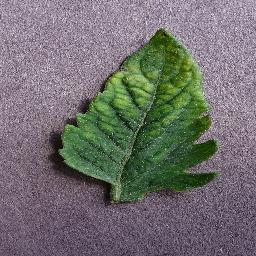
#> input picture A/1100.JPG, 256 x 256 px; its folder holds 4 pictures in this run
$ python maingrid.py   (older library calls are emulated)
#> lines starting #> are read from the running program, lines starting #| are printed output that depends on the picture; after the words box and inside, x2 and y2 are one past the last pixel; in counts of white or black regions, pixels touching at a corner belong together
import cv2
import glob
import pandas as pd
import numpy as np
import time
import os
import shutil
from sklearn.model_selection import train_test_split, GridSearchCV
from sklearn.metrics import accuracy_score, classification_report, confusion_matrix
from sklearn.svm import SVC
from sklearn.preprocessing import StandardScaler, MinMaxScaler

# Configuración
GUARDAR_DEBUG = False # Ponlo en False para que corra rápido
CARPETA_DEBUG = "debug_recortes"

def limpiar_carpeta_debug():
    if os.path.exists(CARPETA_DEBUG):
        shutil.rmtree(CARPETA_DEBUG)
    os.makedirs(CARPETA_DEBUG)

def segmentar_hoja_lab(img_bgr):
    # Segmentación basada en el canal A de LAB (Verde vs Rojo/Magenta)
    lab = cv2.cvtColor(img_bgr, cv2.COLOR_BGR2LAB)
    l, a, b = cv2.split(lab)
    _, mask = cv2.threshold(a, 0, 255, cv2.THRESH_BINARY_INV + cv2.THRESH_OTSU)
    kernel = np.ones((3,3), np.uint8) # Kernel más pequeño para no perder detalles
    mask = cv2.morphologyEx(mask, cv2.MORPH_OPEN, kernel, iterations=1)
    mask = cv2.morphologyEx(mask, cv2.MORPH_CLOSE, kernel, iterations=2)
    return mask, l, a, b # Devolvemos los canales separados

def obtener_momentos_hu(mask):
    momentos = cv2.moments(mask)
    hu = cv2.HuMoments(momentos).flatten()
    processed_hu = []
    for val in hu:
        if val != 0:
            processed_hu.append(-1 * np.sign(val) * np.log10(abs(val)))
        else:
            processed_hu.append(0)
    return processed_hu

def obtener_datos_geometricos(mask):
    # Encuentra el contorno más grande (la hoja)
    contours, _ = cv2.findContours(mask, cv2.RETR_EXTERNAL, cv2.CHAIN_APPROX_SIMPLE)
    if not contours:
        return 0, 0, 0, 0

    cnt = max(contours, key=cv2.contourArea)
    area = cv2.contourArea(cnt)
    perimetro = cv2.arcLength(cnt, True)

    # 1. Compacidad (Compactness): Relación área/perímetro^2 (Círculo es más compacto)
    if perimetro == 0: return 0, 0, 0, 0
    compacidad = (4 * np.pi * area) / (perimetro ** 2)

    # 2. Rectangularidad y Aspect Ratio
    x, y, w, h = cv2.boundingRect(cnt)
    aspect_ratio = float(w) / h
    rect_area = w * h
    extent = float(area) / rect_area # Qué tanto llena su caja rectangular

    # 3. Solidez (Solidity): Área / Área del contorno convexo (sin huecos)
    hull = cv2.convexHull(cnt)
    hull_area = cv2.contourArea(hull)
    solidity = float(area) / hull_area if hull_area > 0 else 0

    return compacidad, aspect_ratio, extent, solidity

def procesamiento(ruta_origen, clase):
    resultados = []
    archivos = glob.glob(ruta_origen)

    if not archivos:
        print(f"No se encontraron imágenes en: {ruta_origen}")
        return

    print(f"Procesando {len(archivos)} imágenes de la clase {clase}...")

    for i, ruta in enumerate(archivos):
        try:
            img_color = cv2.imread(ruta)
            if img_color is None: continue

            # Segmentar y obtener canales individuales
            mask, l_channel, a_channel, b_channel = segmentar_hoja_lab(img_color)

            pixels = cv2.countNonZero(mask)
            if pixels < 500: continue # Basura / Máscara vacía

            # --- DEBUG ---
            if GUARDAR_DEBUG and i < 3:
                cv2.imwrite(f"{CARPETA_DEBUG}/{clase}_{os.path.basename(ruta)}_mask.jpg", mask)

            # 1. CARACTERÍSTICAS DE COLOR (Crucial: Canal A y B por separado)
            # Usamos la máscara para no contar el fondo negro
            mean_l, std_l = cv2.meanStdDev(l_channel, mask=mask)
            mean_a, std_a = cv2.meanStdDev(a_channel, mask=mask) # Verde-Rojo
            mean_b, std_b = cv2.meanStdDev(b_channel, mask=mask) # Azul-Amarillo

            # 2. CARACTERÍSTICAS DE TEXTURA SIMPLE
            # Varianza del canal L (Luminosidad) indica rugosidad
            textura = cv2.Laplacian(l_channel, cv2.CV_64F).var()

            # 3. CARACTERÍSTICAS GEOMÉTRICAS (Físicas)
            compacidad, aspect_ratio, extent, solidity = obtener_datos_geometricos(mask)

            # 4. MOMENTOS DE HU (Forma abstracta)
            hu = obtener_momentos_hu(mask)

            # Armar vector de características (Más robusto)
            # Flatten() es necesario porque meanStdDev devuelve matrices numpy
            features = [
                mean_l.flatten()[0], std_l.flatten()[0],
                mean_a.flatten()[0], std_a.flatten()[0],
                mean_b.flatten()[0], std_b.flatten()[0],
                textura,
                compacidad, aspect_ratio, extent, solidity
            ] + hu + [clase]

            resultados.append(features)

        except Exception as e:
            print(f"Error procesando {ruta}: {e}")

    if resultados:
        df = pd.DataFrame(resultados)
        df.to_csv("dataset.CSV", mode='a', index=False, header=False)

def entrenar_svm(ruta_dataset):
    print("\n--- Iniciando Entrenamiento Avanzado ---")
    if not os.path.exists(ruta_dataset): return

    data = pd.read_csv(ruta_dataset, header=None)
    data = data.dropna()

    X = data.iloc[:, :-1].values
    y = data.iloc[:, -1].values

    print(f"Dimensiones del dataset: {X.shape}") # Deberías ver más columnas ahora

    X_train, X_test, y_train, y_test = train_test_split(X, y, test_size=0.2, random_state=42, stratify=y)

    # MinMaxScaler a veces va mejor para características geométricas que StandardScaler
    # Pero StandardScaler es estándar para SVM. Probemos Standard.
    scaler = StandardScaler()
    X_train = scaler.fit_transform(X_train)
    X_test = scaler.transform(X_test)

    # Grid Search agresivo
    param_grid = {
        'C': [1, 10, 100, 1000], # Probamos valores más altos de regularización
        'gamma': ['scale', 0.1, 0.01, 0.001],
        'kernel': ['rbf'] # RBF es el rey casi siempre en estos datos
    }

    grid = GridSearchCV(SVC(class_weight='balanced'), param_grid, refit=True, verbose=1, cv=5, n_jobs=-1)
    grid.fit(X_train, y_train)

    print(f"\nMejores parámetros: {grid.best_params_}")
    print(f"Accuracy en Validación: {grid.best_score_:.4f}")

    best_model = grid.best_estimator_
    y_pred = best_model.predict(X_test)

    print("\n--- Reporte Final ---")
    print(classification_report(y_test, y_pred))
    print("Matriz de Confusión:")
    print(confusion_matrix(y_test, y_pred))
    print(f"Exactitud Final: {accuracy_score(y_test, y_pred)*100:.2f}%")

def main():
    if os.path.exists("dataset.CSV"): os.remove("dataset.CSV")
    if GUARDAR_DEBUG: limpiar_carpeta_debug()

    procesamiento('A/*.JPG','A')
#> in procesamiento, img_color is the input picture: shape (256, 256, 3); mean B, G, R 110.9, 111.6, 113.6
#> in segmentar_hoja_lab, `lab = cv2.cvtColor(img_bgr, cv2.COLOR_BGR2LAB)`: lab: shape (256, 256, 3); mean of channels 0, 1, 2 120.1, 128.8, 129
#> in segmentar_hoja_lab, `l, a, b = cv2.split(lab)`:
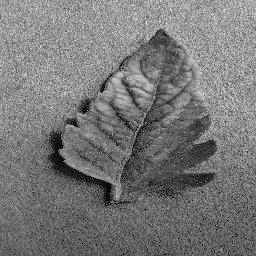
#> l: shape (256, 256); min 1, max 251, mean 120.1
#> in segmentar_hoja_lab, `l, a, b = cv2.split(lab)`:
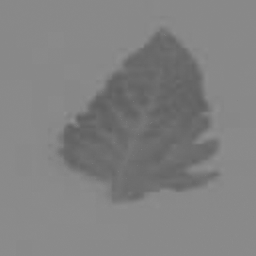
#> a: shape (256, 256); min 94, max 143, mean 128.8
#> in segmentar_hoja_lab, `l, a, b = cv2.split(lab)`:
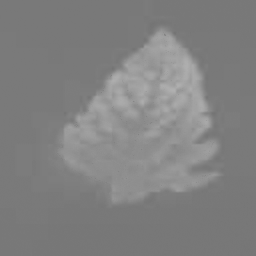
#> b: shape (256, 256); min 116, max 176, mean 129
#> in segmentar_hoja_lab, `_, mask = cv2.threshold(a, 0, 255, cv2.THRESH_BINARY_INV + cv2.THRESH_..`:
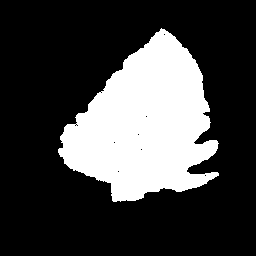
#> mask: shape (256, 256); 25.9% white; 1 white region, box (x1, y1, x2, y2) and area: (58, 28, 219, 202) 16952
#> in segmentar_hoja_lab, `mask = cv2.morphologyEx(mask, cv2.MORPH_OPEN, kernel, iterations=1)`: mask: shape (256, 256); 25.8% white; 1 white region, box (x1, y1, x2, y2) and area: (58, 29, 219, 202) 16931
#> in segmentar_hoja_lab, `mask = cv2.morphologyEx(mask, cv2.MORPH_CLOSE, kernel, iterations=2)`: mask: shape (256, 256); 25.9% white; 1 white region
#> in procesamiento, `pixels = cv2.countNonZero(mask)`: pixels = 16983
#> in procesamiento, `mean_l, std_l = cv2.meanStdDev(l_channel, mask=mask)`: mean_l = [102.8]; std_l = [36.2]
#> in procesamiento, `mean_a, std_a = cv2.meanStdDev(a_channel, mask=mask)`: mean_a = [107.2]; std_a = [4.98]
#> in procesamiento, `mean_b, std_b = cv2.meanStdDev(b_channel, mask=mask)`: mean_b = [149.8]; std_b = [8.58]
#> in procesamiento, `textura = cv2.Laplacian(l_channel, cv2.CV_64F).var()`: textura = 11266.2
#> in obtener_datos_geometricos, `contours, _ = cv2.findContours(mask, cv2.RETR_EXTERNAL, cv2.CHAIN_APPR..`: contours = 1 contour; box (x1, y1, x2, y2) and area: (58, 29, 219, 202) 16694
#> in obtener_datos_geometricos, `cnt = max(contours, key=cv2.contourArea)`: cnt = contour of 268 points, box (x1, y1, x2, y2) (58, 29, 219, 202), area 16694
#> in obtener_datos_geometricos, `area = cv2.contourArea(cnt)`: area = 16693.5
#> in obtener_datos_geometricos, `perimetro = cv2.arcLength(cnt, True)`: perimetro = 658.6
#> in obtener_datos_geometricos, `compacidad = (4 * np.pi * area) / (perimetro ** 2)`: compacidad = 0.484
#> in obtener_datos_geometricos, `x, y, w, h = cv2.boundingRect(cnt)`: x = 58; y = 29; w = 161; h = 173
#> in obtener_datos_geometricos, `aspect_ratio = float(w) / h`: aspect_ratio = 0.931
#> in obtener_datos_geometricos, `rect_area = w * h`: rect_area = 27853
#> in obtener_datos_geometricos, `extent = float(area) / rect_area`: extent = 0.599
#> in obtener_datos_geometricos, `hull = cv2.convexHull(cnt)`: hull = contour of 28 points, box (x1, y1, x2, y2) (58, 29, 219, 202), area 18430
#> in obtener_datos_geometricos, `hull_area = cv2.contourArea(hull)`: hull_area = 18430
#> in obtener_datos_geometricos, `solidity = float(area) / hull_area if hull_area > 0 else 0`: solidity = 0.906
#> in procesamiento, `compacidad, aspect_ratio, extent, solidity = obtener_datos_geometricos..`: compacidad = 0.484; aspect_ratio = 0.931; extent = 0.599; solidity = 0.906
#> in obtener_momentos_hu, `momentos = cv2.moments(mask)`: momentos = moments, m00 4330665, centre m10/m00, m01/m00 = (144.6, 124.5)
#> in obtener_momentos_hu, `hu = cv2.HuMoments(momentos).flatten()`: hu = [0.000679, 1.91e-08, 5.04e-11, 4.32e-13, 2.71e-25, -3.35e-19, 2e-24]
#> the loop in obtener_momentos_hu, `for val in hu:` made 7 passes
#> val on passes 1 to 7: 0.000679, 1.91e-08, 5.04e-11, 4.32e-13, 2.71e-25, -3.35e-19, 2e-24
#> after the loop in obtener_momentos_hu, `for val in hu:`: processed_hu = [3.17, 7.72, 10.3, 12.36, 24.57, -18.48, 23.7]
#> in procesamiento, `features = [ mean_l.flatten()[0], std_l.flatten()[0], mean_a.flatten()..`: features = [102.8, 36.2, 107.2, 4.98, 149.8, 8.58, 11266.2, 0.484, 0.931, 0.599, 0.906, 3.17, 7.72, 10.3, 12.36, 24.57, -18.48, 23.7, 'A']
#> pass 2 of the loop in procesamiento, `for i, ruta in enumerate(archivos):`:
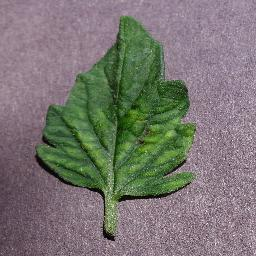
#> input picture A/1102.JPG, 256 x 256 px
#> in procesamiento, img_color is the input picture: shape (256, 256, 3); mean B, G, R 113.1, 118, 121.1
#> lab: shape (256, 256, 3); mean of channels 0, 1, 2 127, 128.4, 131.5
#> in segmentar_hoja_lab (call 2), `_, mask = cv2.threshold(a, 0, 255, cv2.THRESH_BINARY_INV + cv2.THRESH_..`:
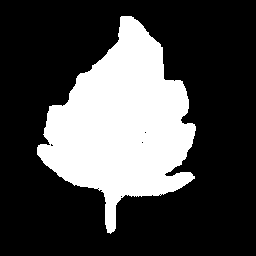
#> mask: shape (256, 256); 28.3% white; 1 white region, box (x1, y1, x2, y2) and area: (37, 16, 196, 234) 18524
#> kernel = [[1, 1, 1], [1, 1, 1], [1, 1, 1]]
#> in segmentar_hoja_lab (call 2), `mask = cv2.morphologyEx(mask, cv2.MORPH_CLOSE, kernel, iterations=2)`:
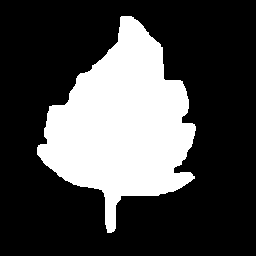
#> mask: shape (256, 256); 28.3% white; 1 white region
#> pixels = 18576
#> mean_l = [106.9]; std_l = [27.93]
#> mean_a = [106.2]; std_a = [4.79]
#> mean_b = [150.7]; std_b = [6.61]
#> textura = 5024.9
#> contours = 1 contour; box (x1, y1, x2, y2) and area: (37, 16, 196, 233) 18262
#> in procesamiento, `compacidad, aspect_ratio, extent, solidity = obtener_datos_geometricos..`: compacidad = 0.465; aspect_ratio = 0.733; extent = 0.529; solidity = 0.827
#> the loop in obtener_momentos_hu (call 2), `for val in hu:` made 7 passes
#> val on passes 1 to 7: 0.000686, 1.97e-08, 3.82e-11, 6.76e-13, 2.9e-24, 8.42e-17, 1.85e-24
#> in procesamiento, `hu = obtener_momentos_hu(mask)`: hu = [3.16, 7.71, 10.42, 12.17, 23.54, 16.07, 23.73]
#> features = [106.9, 27.93, 106.2, 4.79, 150.7, 6.61, 5024.9, 0.465, 0.733, 0.529, 0.827, 3.16, 7.71, 10.42, 12.17, 23.54, 16.07, 23.73, 'A']
#> pass 3 of the loop in procesamiento, `for i, ruta in enumerate(archivos):`:
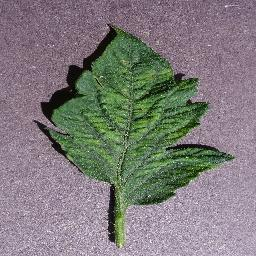
#> input picture A/1115.JPG, 256 x 256 px
#> in procesamiento, img_color is the input picture: shape (256, 256, 3); mean B, G, R 122.5, 123.3, 126.6
#> lab: shape (256, 256, 3); mean of channels 0, 1, 2 132.2, 129.1, 129.3
#> in segmentar_hoja_lab (call 3), `l, a, b = cv2.split(lab)`:
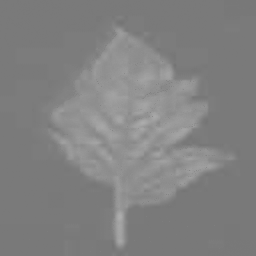
#> b: shape (256, 256); min 116, max 173, mean 129.3
#> in segmentar_hoja_lab (call 3), `mask = cv2.morphologyEx(mask, cv2.MORPH_CLOSE, kernel, iterations=2)`:
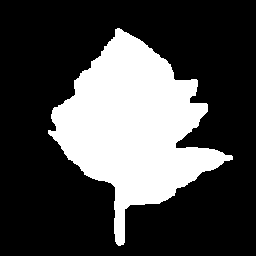
#> mask: shape (256, 256); 28.3% white; 1 white region
#> pixels = 18570
#> mean_l = [111.6]; std_l = [37.68]
#> mean_a = [108.9]; std_a = [4.75]
#> mean_b = [146.6]; std_b = [6.34]
#> textura = 10188.8
#> contours = 1 contour; box (x1, y1, x2, y2) and area: (48, 28, 233, 246) 18227
#> in procesamiento, `compacidad, aspect_ratio, extent, solidity = obtener_datos_geometricos..`: compacidad = 0.381; aspect_ratio = 0.849; extent = 0.452; solidity = 0.782
#> in procesamiento, `hu = obtener_momentos_hu(mask)`: hu = [3.16, 7.84, 11.77, 12.08, -24.72, 16.01, -24]
#> features = [111.6, 37.68, 108.9, 4.75, 146.6, 6.34, 10188.8, 0.381, 0.849, 0.452, 0.782, 3.16, 7.84, 11.77, 12.08, -24.72, 16.01, -24, 'A']
#> the loop made 4 passes; the first 3 are shown
    procesamiento('B/*.JPG','B')
    procesamiento('C/*.JPG','C')
    procesamiento('D/*.JPG','D')

    if os.path.exists("dataset.CSV"):
        entrenar_svm("dataset.CSV")
#> (reads dataset.CSV from the repository)

if __name__ == '__main__':
#> (the run stopped early here; a loop or call above may not have finished)
